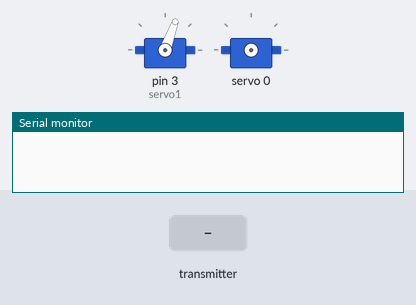
A sketch run on a simulated Arduino Uno, built with avr-gcc and run on an emulated ATmega328P. On the bench: 2 × servo, the last lines printed to the serial monitor. The inputs (shaded band) are chosen by the test bench. No radio packets arrive unless stated.

Above: at 1.2 s.
1.3 s: the transmitter starts sending valPot1 = 256
2.8 s: the transmitter starts sending valPot1 = 512
At 4.0 s:
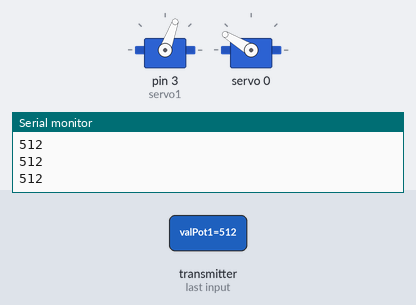
4.3 s: the transmitter starts sending valPot1 = 1023
At 5.3 s:
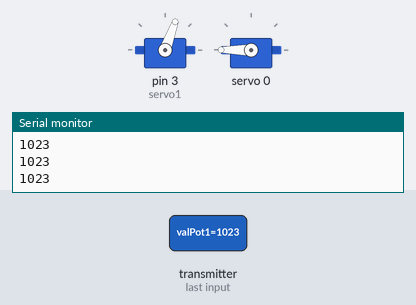
Timing chart, 0 to 7.3 s (numbered marks = the images above; inputs shaded):
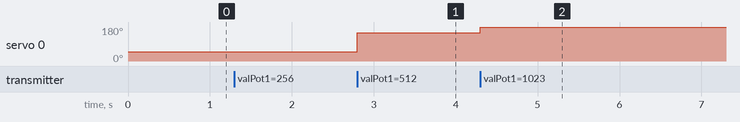

Measured:
- after the input at 2.8 s, servo 0: 48° → 149° at once
- after the input at 4.3 s, servo 0: 149° → 180° at once

The sketch:

robotrecieve.ino
```cpp
#include <Adafruit_PWMServoDriver.h>
#include <SPI.h>
#include <nRF24L01.h>
#include <RF24.h>
#include <Servo.h>

//define our servos
Servo servo1;

RF24 radio(7, 10); // CE, CSN
const byte address[6] = "00001";

Adafruit_PWMServoDriver pwm = Adafruit_PWMServoDriver();

//variable to read the values from the analog pin (potentiometers)
int valPot0;// base_turn
int valPot1;//base_tilt
int valPot2;//elbow
int valPot3;//wrist_tilt
int valPot4;//wrist_turn
int valPot5;//claw

void setup()
{
  Serial.begin(9600);
  radio.begin();
  radio.openReadingPipe(0, address);
  radio.setPALevel(RF24_PA_MIN);
  radio.startListening();
  pwm.begin();
  pwm.setPWMFreq(60);  // Analog servos run at ~60 Hz updates
  delay(10);
  servo1.attach(3);// claw grab
  servo1.write(70); //define servo start position
}


void loop()
{
  radio.startListening();
  if (radio.available()) {
//     while (radio.available()) {

        //base_turn
        radio.read(&valPot1, sizeof(valPot1));
        pwm.setPWM(0, 0, valPot1);
        Serial.println(valPot1);

 /*
         //base_tilt
        radio.read(&valPot2, sizeof(valPot2));
        pwm.setPWM(1, 0, valPot2);
        Serial.println(valPot2);

        //elbow
        radio.read(&valPot3, sizeof(valPot3));
        pwm.setPWM(2, 0, valPot3);
        Serial.println(valPot3);

        //wrist_tilt
        radio.read(&valPot4, sizeof(valPot4));
        pwm.setPWM(3, 0, valPot4);
        Serial.println(valPot4);

        //wrist_turn
        radio.read(&valPot5, sizeof(valPot5));
        pwm.setPWM(4, 0, valPot5);
        Serial.println(valPot5);

        //claw
        radio.read(&valPot6, sizeof(valPot6));
        pwm.setPWM(5, 0, valPot6);
        Serial.println(valPot6);
//     }
*/  }
}
```
